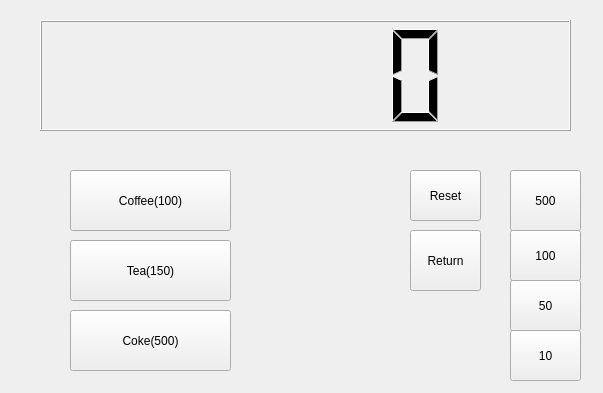
<?xml version="1.0" encoding="UTF-8"?>
<ui version="4.0">
 <class>Widget</class>
 <widget class="QWidget" name="Widget">
  <property name="geometry">
   <rect>
    <x>0</x>
    <y>0</y>
    <width>603</width>
    <height>393</height>
   </rect>
  </property>
  <property name="windowTitle">
   <string>Widget</string>
  </property>
  <widget class="QLCDNumber" name="lcdNumber">
   <property name="geometry">
    <rect>
     <x>40</x>
     <y>20</y>
     <width>531</width>
     <height>111</height>
    </rect>
   </property>
  </widget>
  <widget class="QPushButton" name="PB500">
   <property name="geometry">
    <rect>
     <x>510</x>
     <y>170</y>
     <width>71</width>
     <height>61</height>
    </rect>
   </property>
   <property name="text">
    <string>500</string>
   </property>
  </widget>
  <widget class="QPushButton" name="PB100">
   <property name="geometry">
    <rect>
     <x>510</x>
     <y>230</y>
     <width>71</width>
     <height>51</height>
    </rect>
   </property>
   <property name="text">
    <string>100</string>
   </property>
  </widget>
  <widget class="QPushButton" name="PB50">
   <property name="geometry">
    <rect>
     <x>510</x>
     <y>280</y>
     <width>71</width>
     <height>51</height>
    </rect>
   </property>
   <property name="text">
    <string>50</string>
   </property>
  </widget>
  <widget class="QPushButton" name="PB10">
   <property name="geometry">
    <rect>
     <x>510</x>
     <y>330</y>
     <width>71</width>
     <height>51</height>
    </rect>
   </property>
   <property name="text">
    <string>10</string>
   </property>
  </widget>
  <widget class="QPushButton" name="PBCoffee">
   <property name="geometry">
    <rect>
     <x>70</x>
     <y>170</y>
     <width>161</width>
     <height>61</height>
    </rect>
   </property>
   <property name="text">
    <string>Coffee(100)</string>
   </property>
  </widget>
  <widget class="QPushButton" name="PBTea">
   <property name="geometry">
    <rect>
     <x>70</x>
     <y>240</y>
     <width>161</width>
     <height>61</height>
    </rect>
   </property>
   <property name="text">
    <string>Tea(150)</string>
   </property>
  </widget>
  <widget class="QPushButton" name="PBCoke">
   <property name="geometry">
    <rect>
     <x>70</x>
     <y>310</y>
     <width>161</width>
     <height>61</height>
    </rect>
   </property>
   <property name="text">
    <string>Coke(500)</string>
   </property>
  </widget>
  <widget class="QPushButton" name="PBReset">
   <property name="geometry">
    <rect>
     <x>410</x>
     <y>170</y>
     <width>71</width>
     <height>51</height>
    </rect>
   </property>
   <property name="text">
    <string>Reset</string>
   </property>
  </widget>
  <widget class="QPushButton" name="PBReturn">
   <property name="geometry">
    <rect>
     <x>410</x>
     <y>230</y>
     <width>71</width>
     <height>61</height>
    </rect>
   </property>
   <property name="text">
    <string>Return</string>
   </property>
  </widget>
 </widget>
 <layoutdefault spacing="6" margin="11"/>
 <resources/>
 <connections/>
</ui>
